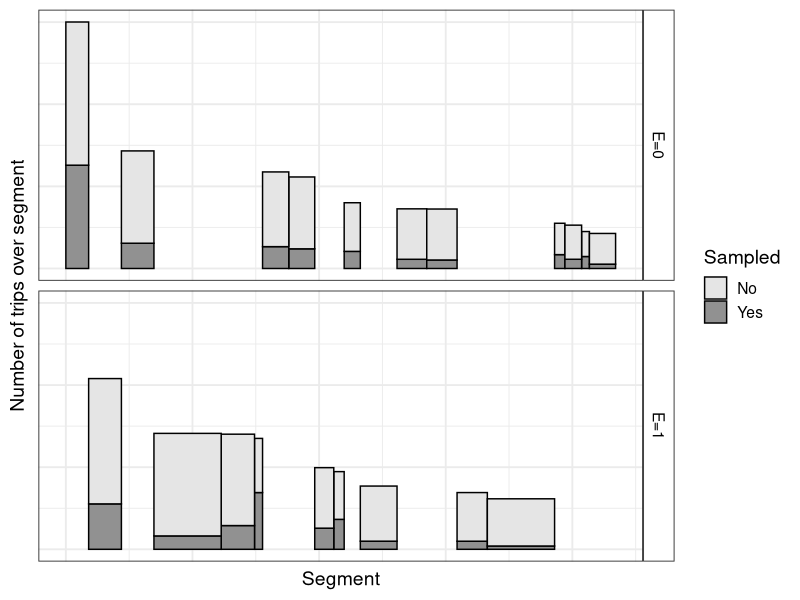
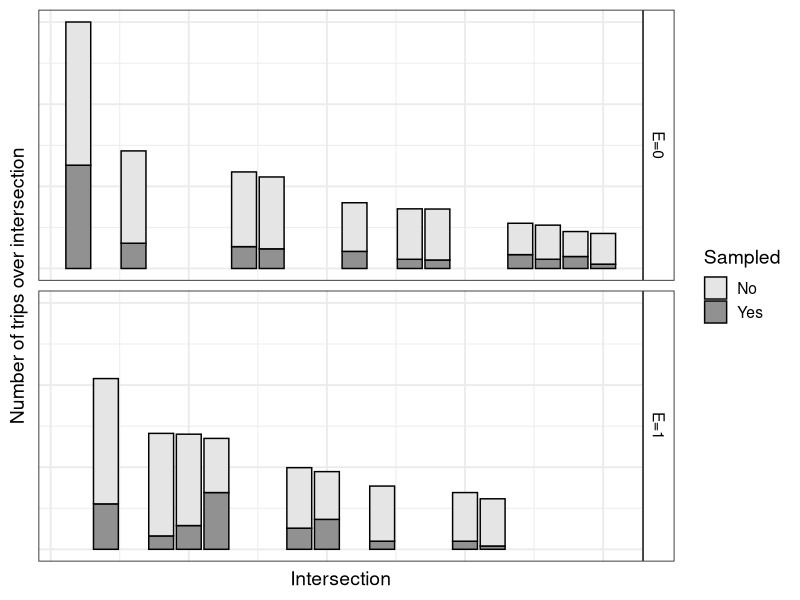

The R script that drew these images, in order:
## ---- chunk 1

library(tidyverse) 
library(truncnorm)
## ---- chunk 2
fig1_df = 1:20 %>% 
  as_tibble() %>% 
  rename(id=value) %>%
  mutate(
    L=rtruncnorm(a=3,
                 mean=20, sd=20, n=n()),
    #induce a slight negative association between segment length (L) and
    #the number of times the segment was traveled upon (N)
    N=rtruncnorm(a=5, mean=20 + -0.1*L, sd=20, n=n())) %>% 
  arrange(desc(N)) %>% 
  mutate(
    L_cum_right = cumsum(L),
    BD=L*N,
    L_cum_left =L_cum_right-L,
    L_cum_mid = L_cum_left+((L_cum_right-L_cum_left)/2), #because I want to plot at midpoint
  
    #define the sampling fraction (f) with a beta distribution because it's a proportion
    f=rbeta(n=n(),
            #more likely to be sampled if higher traffic segment (higher N)
            shape1= 15*(mean(L)+ mean(N))+100*N , 
            
            #more likely to be sampled if longer segment (higher L)
            shape2= mean(L)+ mean(N) + 5*(L*100)
            ),
    N_f = N*f,
    BD_f = N_f*L,
    N_f_not = N-N_f,
    BD_f_not = BD - BD_f,
    e = rbinom(n=n(), size=1, prob=.4),
    e_char = case_when(
      e==1 ~ "E=1",
      e==0 ~ "E=0"
    )
  )


# Create a long-form dataset. (Could do this with pivot-longer but not yet intuitive to me)
fig1_df_long_s1 = fig1_df %>% 
  dplyr::select(id, L, N, L_cum_mid, N_f, BD_f, e_char, e) %>% 
  rename(n_long = N_f, BD_long = BD_f) %>% 
  arrange(L) %>% 
  mutate(sampled=1) %>% 
  group_by(e) %>% 
  mutate(
    L_cum_right_alt = cumsum(L), #alt
    L_cum_left_alt =L_cum_right_alt-L,
    L_cum_mid_alt = L_cum_left_alt+((L_cum_right_alt-L_cum_left_alt)/2)
  )

fig1_df_long_s0 = fig1_df %>% 
  dplyr::select(id, L, N, L_cum_mid, N_f_not, BD_f_not, e_char, e) %>% 
  rename(n_long = N_f_not, BD_long = BD_f_not) %>% 
  arrange(L) %>% 
  mutate(sampled=0) %>% 
  group_by(e) %>% 
  mutate(
    L_cum_right_alt = cumsum(L), #alt
    L_cum_left_alt =L_cum_right_alt-L,
    L_cum_mid_alt = L_cum_left_alt+((L_cum_right_alt-L_cum_left_alt)/2)
  )


fig1_df_long = fig1_df_long_s1 %>% 
  bind_rows(fig1_df_long_s0)

## ---- chunk 3
fig1_df_long %>% 
  ggplot(aes(x=L_cum_mid, y=n_long, width=L, fill =as.character(sampled))) + #set coordinate to the cumulative midpoint
  geom_bar(
    stat="identity", 
    position = "stack",
    colour = "black",
    lwd=.5) +
  facet_grid(rows = vars(e_char)) +

  ylab("Number of trips over segment") +
  xlab("Segment") +
  scale_fill_manual(
    name = "Sampled",
    labels = c(
      "No",
      "Yes"
    ),
    values = c("gray90",
               "gray57"

    )
  ) +
   theme_bw(base_size = 14)+
  theme(
    axis.ticks=element_blank(),
    axis.text.x=element_blank(),
    axis.text.y = element_blank()
    )+
  theme( strip.background =element_rect(fill="white"))+
  theme(  strip.text =element_text(colour =   "black"))
## ---- chunk 4
fig1_df_long %>% 
  group_by(sampled) %>%  
  arrange(desc(N)) %>% 
  mutate(new_id = row_number()) %>% 
  ungroup() %>% 
  ggplot(aes(x=new_id, y=n_long, 
             fill =as.character(sampled))) + #set coordinate to the cumulative midpoint
  geom_bar(
    stat="identity", 
    position = "stack",
    colour = "black") +
  facet_grid(rows = vars(e_char)) +
  ylab("Number of trips over intersection") +
  xlab("Intersection") +
  scale_fill_manual(
    name = "Sampled",
    labels = c(
      "No",
      "Yes"
    ),
    values = c("gray90",
               "gray57"
               
    )
  ) +
  theme_bw(base_size = 14)+
  theme(
    axis.ticks=element_blank(),
    axis.text.x=element_blank(),
    axis.text.y = element_blank()
  )+
  theme( strip.background =element_rect(fill="white"))+
  theme(  strip.text =element_text(colour =   "black"))
